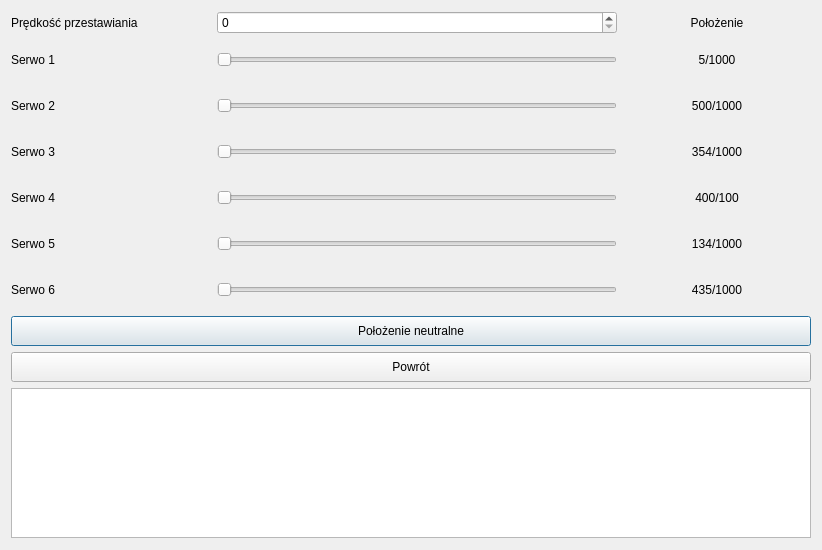
<?xml version="1.0" encoding="UTF-8"?>
<ui version="4.0">
 <class>Dialog</class>
 <widget class="QDialog" name="Dialog">
  <property name="geometry">
   <rect>
    <x>0</x>
    <y>0</y>
    <width>820</width>
    <height>550</height>
   </rect>
  </property>
  <property name="windowTitle">
   <string>Kontrola manualna</string>
  </property>
  <layout class="QGridLayout" name="gridLayout_2">
   <item row="0" column="0">
    <layout class="QGridLayout" name="gridLayout">
     <item row="7" column="0" colspan="3">
      <widget class="QPushButton" name="neutralPositionPushButton">
       <property name="minimumSize">
        <size>
         <width>0</width>
         <height>30</height>
        </size>
       </property>
       <property name="text">
        <string>Położenie neutralne</string>
       </property>
      </widget>
     </item>
     <item row="1" column="2">
      <widget class="QLabel" name="servo1LocationLabel">
       <property name="text">
        <string>5/1000</string>
       </property>
       <property name="alignment">
        <set>Qt::AlignCenter</set>
       </property>
      </widget>
     </item>
     <item row="2" column="2">
      <widget class="QLabel" name="servo2LocationLabel">
       <property name="text">
        <string>500/1000</string>
       </property>
       <property name="alignment">
        <set>Qt::AlignCenter</set>
       </property>
      </widget>
     </item>
     <item row="3" column="0">
      <widget class="QLabel" name="servo3Label">
       <property name="minimumSize">
        <size>
         <width>200</width>
         <height>40</height>
        </size>
       </property>
       <property name="text">
        <string>Serwo 3</string>
       </property>
      </widget>
     </item>
     <item row="5" column="2">
      <widget class="QLabel" name="servo5LocationLabel">
       <property name="text">
        <string>134/1000</string>
       </property>
       <property name="alignment">
        <set>Qt::AlignCenter</set>
       </property>
      </widget>
     </item>
     <item row="6" column="2">
      <widget class="QLabel" name="servo6LocationLabel">
       <property name="text">
        <string>435/1000</string>
       </property>
       <property name="alignment">
        <set>Qt::AlignCenter</set>
       </property>
      </widget>
     </item>
     <item row="4" column="2">
      <widget class="QLabel" name="servo4LocationLabel">
       <property name="text">
        <string>400/100</string>
       </property>
       <property name="alignment">
        <set>Qt::AlignCenter</set>
       </property>
      </widget>
     </item>
     <item row="2" column="0">
      <widget class="QLabel" name="servo2Label">
       <property name="minimumSize">
        <size>
         <width>200</width>
         <height>40</height>
        </size>
       </property>
       <property name="text">
        <string>Serwo 2</string>
       </property>
      </widget>
     </item>
     <item row="0" column="0">
      <widget class="QLabel" name="speedLabel">
       <property name="text">
        <string>Prędkość przestawiania</string>
       </property>
      </widget>
     </item>
     <item row="3" column="2">
      <widget class="QLabel" name="servo3LocationLabel">
       <property name="text">
        <string>354/1000</string>
       </property>
       <property name="alignment">
        <set>Qt::AlignCenter</set>
       </property>
      </widget>
     </item>
     <item row="1" column="0">
      <widget class="QLabel" name="servo1Label">
       <property name="minimumSize">
        <size>
         <width>200</width>
         <height>40</height>
        </size>
       </property>
       <property name="text">
        <string>Serwo 1</string>
       </property>
      </widget>
     </item>
     <item row="0" column="2">
      <widget class="QLabel" name="locationLabel">
       <property name="text">
        <string>Położenie</string>
       </property>
       <property name="alignment">
        <set>Qt::AlignCenter</set>
       </property>
      </widget>
     </item>
     <item row="5" column="0">
      <widget class="QLabel" name="servo5Label">
       <property name="minimumSize">
        <size>
         <width>200</width>
         <height>40</height>
        </size>
       </property>
       <property name="text">
        <string>Serwo 5</string>
       </property>
      </widget>
     </item>
     <item row="0" column="1">
      <widget class="QSpinBox" name="speedSpinBox"/>
     </item>
     <item row="6" column="0">
      <widget class="QLabel" name="servo6Label">
       <property name="minimumSize">
        <size>
         <width>200</width>
         <height>40</height>
        </size>
       </property>
       <property name="text">
        <string>Serwo 6</string>
       </property>
      </widget>
     </item>
     <item row="5" column="1">
      <widget class="QSlider" name="servo5HorizontalSlider">
       <property name="maximumSize">
        <size>
         <width>400</width>
         <height>16777215</height>
        </size>
       </property>
       <property name="orientation">
        <enum>Qt::Horizontal</enum>
       </property>
      </widget>
     </item>
     <item row="4" column="0">
      <widget class="QLabel" name="servo4Label">
       <property name="minimumSize">
        <size>
         <width>200</width>
         <height>40</height>
        </size>
       </property>
       <property name="text">
        <string>Serwo 4</string>
       </property>
      </widget>
     </item>
     <item row="1" column="1">
      <widget class="QSlider" name="servo1HorizontalSlider">
       <property name="maximumSize">
        <size>
         <width>400</width>
         <height>16777215</height>
        </size>
       </property>
       <property name="orientation">
        <enum>Qt::Horizontal</enum>
       </property>
      </widget>
     </item>
     <item row="8" column="0" colspan="3">
      <widget class="QPushButton" name="returnPushButton">
       <property name="minimumSize">
        <size>
         <width>0</width>
         <height>30</height>
        </size>
       </property>
       <property name="text">
        <string>Powrót</string>
       </property>
      </widget>
     </item>
     <item row="2" column="1">
      <widget class="QSlider" name="servo2HorizontalSlider">
       <property name="maximumSize">
        <size>
         <width>400</width>
         <height>16777215</height>
        </size>
       </property>
       <property name="orientation">
        <enum>Qt::Horizontal</enum>
       </property>
      </widget>
     </item>
     <item row="3" column="1">
      <widget class="QSlider" name="servo3HorizontalSlider">
       <property name="maximumSize">
        <size>
         <width>400</width>
         <height>16777215</height>
        </size>
       </property>
       <property name="orientation">
        <enum>Qt::Horizontal</enum>
       </property>
      </widget>
     </item>
     <item row="4" column="1">
      <widget class="QSlider" name="servo4HorizontalSlider">
       <property name="maximumSize">
        <size>
         <width>400</width>
         <height>16777215</height>
        </size>
       </property>
       <property name="orientation">
        <enum>Qt::Horizontal</enum>
       </property>
      </widget>
     </item>
     <item row="6" column="1">
      <widget class="QSlider" name="servo6HorizontalSlider">
       <property name="maximumSize">
        <size>
         <width>400</width>
         <height>16777215</height>
        </size>
       </property>
       <property name="orientation">
        <enum>Qt::Horizontal</enum>
       </property>
      </widget>
     </item>
     <item row="9" column="0" colspan="3">
      <widget class="QListWidget" name="commandsListWidget">
       <property name="enabled">
        <bool>true</bool>
       </property>
       <property name="minimumSize">
        <size>
         <width>800</width>
         <height>150</height>
        </size>
       </property>
       <property name="maximumSize">
        <size>
         <width>16777215</width>
         <height>150</height>
        </size>
       </property>
      </widget>
     </item>
    </layout>
   </item>
  </layout>
 </widget>
 <resources/>
 <connections/>
</ui>
